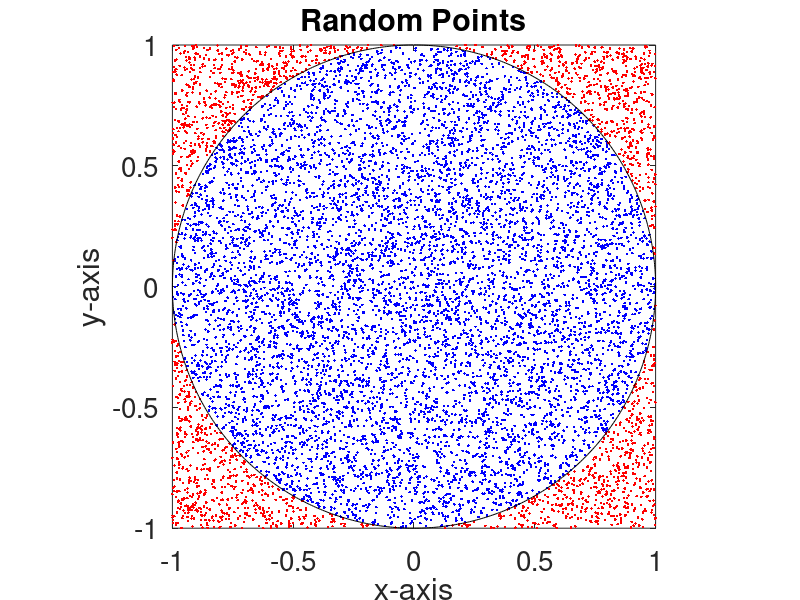

Here is the MATLAB script that generated this plot:
%%  Setup
N=1e4;            % Number of points
t=0:.01:2*pi;     % helper list

rng(sum('ChunYin'),'twister'); % reset random number generator

%% Monte Carlo integration for the area of a circle

u=2*rand(2,N)-1;  % Choose random point in the 2D plane [-1 1]x[-1 1]
x=u(1,:);         % Nicer names
y=u(2,:);

ii=(x.^2+y.^2<=1); % True for points inside circle of radius 1

%% Plot points
plot(x(ii),y(ii),'b.',x(~ii),y(~ii),'r.',sin(t),cos(t),'k'); 
axis('square')
set(gca,'fontsize',20);
xlabel('x-axis');
ylabel('y-axis');
title('Random Points');
print -depsc2 random.eps

%% Calculate and display Pi

myPI=4*sum(ii)/N;
disp(myPI)
disp(sum(ii))
